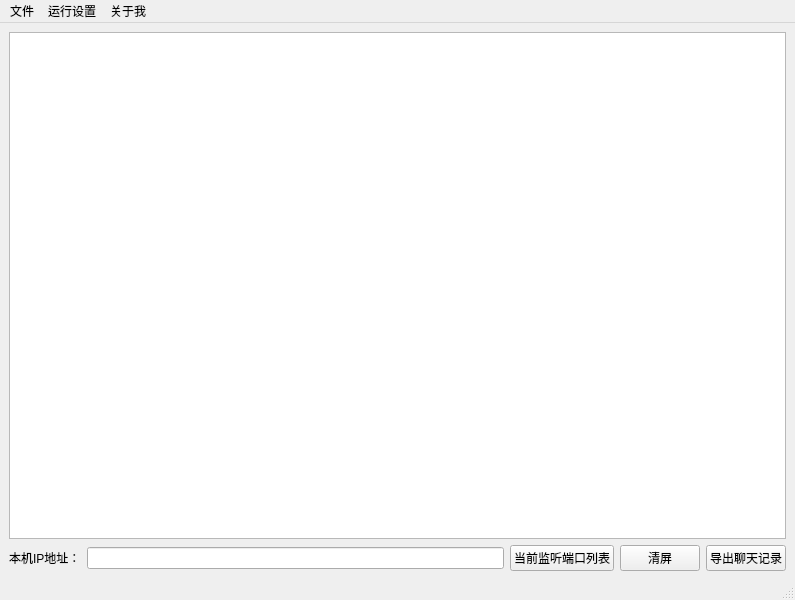
<?xml version="1.0" encoding="UTF-8"?>
<ui version="4.0">
 <class>serverWindow</class>
 <widget class="QMainWindow" name="serverWindow">
  <property name="geometry">
   <rect>
    <x>0</x>
    <y>0</y>
    <width>795</width>
    <height>600</height>
   </rect>
  </property>
  <property name="windowTitle">
   <string>服务器</string>
  </property>
  <widget class="QWidget" name="centralwidget">
   <layout class="QVBoxLayout" name="verticalLayout_3">
    <property name="bottomMargin">
     <number>4</number>
    </property>
    <item>
     <layout class="QVBoxLayout" name="verticalLayout_2">
      <item>
       <widget class="QWidget" name="widget" native="true">
        <layout class="QVBoxLayout" name="verticalLayout">
         <property name="leftMargin">
          <number>0</number>
         </property>
         <property name="topMargin">
          <number>0</number>
         </property>
         <property name="rightMargin">
          <number>0</number>
         </property>
         <property name="bottomMargin">
          <number>0</number>
         </property>
         <item>
          <widget class="QSplitter" name="splitter">
           <property name="minimumSize">
            <size>
             <width>0</width>
             <height>0</height>
            </size>
           </property>
           <property name="orientation">
            <enum>Qt::Vertical</enum>
           </property>
           <property name="childrenCollapsible">
            <bool>false</bool>
           </property>
           <widget class="QTextEdit" name="msgView">
            <property name="minimumSize">
             <size>
              <width>0</width>
              <height>400</height>
             </size>
            </property>
            <property name="baseSize">
             <size>
              <width>0</width>
              <height>400</height>
             </size>
            </property>
           </widget>
          </widget>
         </item>
        </layout>
       </widget>
      </item>
      <item>
       <widget class="QWidget" name="widget_2" native="true">
        <layout class="QHBoxLayout" name="horizontalLayout">
         <property name="leftMargin">
          <number>0</number>
         </property>
         <property name="topMargin">
          <number>0</number>
         </property>
         <property name="rightMargin">
          <number>0</number>
         </property>
         <property name="bottomMargin">
          <number>0</number>
         </property>
         <item>
          <widget class="QLabel" name="portLabel">
           <property name="text">
            <string>本机IP地址：</string>
           </property>
          </widget>
         </item>
         <item>
          <widget class="QLineEdit" name="localAddressEdit"/>
         </item>
         <item>
          <widget class="QPushButton" name="openPortListBtn">
           <property name="text">
            <string>当前监听端口列表</string>
           </property>
          </widget>
         </item>
         <item>
          <widget class="QPushButton" name="clearScreenBtn">
           <property name="text">
            <string>清屏</string>
           </property>
          </widget>
         </item>
         <item>
          <widget class="QPushButton" name="saveMsgBtn">
           <property name="text">
            <string>导出聊天记录</string>
           </property>
          </widget>
         </item>
        </layout>
       </widget>
      </item>
     </layout>
    </item>
   </layout>
  </widget>
  <widget class="QMenuBar" name="menubar">
   <property name="geometry">
    <rect>
     <x>0</x>
     <y>0</y>
     <width>795</width>
     <height>26</height>
    </rect>
   </property>
   <widget class="QMenu" name="fileMenu">
    <property name="title">
     <string>文件</string>
    </property>
    <addaction name="createNewServerAction"/>
    <addaction name="saveAsPdfAction"/>
    <addaction name="readAndStartAct"/>
    <addaction name="saveCurrentSettingAct"/>
    <addaction name="separator"/>
    <addaction name="closeAct"/>
    <addaction name="exitServerAct"/>
   </widget>
   <widget class="QMenu" name="runningSettingMenu">
    <property name="title">
     <string>运行设置</string>
    </property>
    <addaction name="allowMinimizeToTrayAct"/>
    <addaction name="allowTaryAct"/>
    <addaction name="separator"/>
    <addaction name="autoStartAct"/>
    <addaction name="separator"/>
    <addaction name="broadcastOpenAct"/>
    <addaction name="pulseEditAct"/>
   </widget>
   <widget class="QMenu" name="aboutMenu">
    <property name="title">
     <string>关于我</string>
    </property>
    <addaction name="aboutMeAct"/>
   </widget>
   <addaction name="fileMenu"/>
   <addaction name="runningSettingMenu"/>
   <addaction name="aboutMenu"/>
  </widget>
  <widget class="QStatusBar" name="conectionStatusBar">
   <property name="minimumSize">
    <size>
     <width>0</width>
     <height>25</height>
    </size>
   </property>
   <property name="maximumSize">
    <size>
     <width>16777215</width>
     <height>25</height>
    </size>
   </property>
  </widget>
  <action name="createNewServerAction">
   <property name="icon">
    <iconset resource="icon.qrc">
     <normaloff>:/images/newPort.png</normaloff>:/images/newPort.png</iconset>
   </property>
   <property name="text">
    <string>创建新的监听端口</string>
   </property>
   <property name="toolTip">
    <string>创建新的监听端口</string>
   </property>
   <property name="shortcut">
    <string>Ctrl+N</string>
   </property>
  </action>
  <action name="saveAsPdfAction">
   <property name="icon">
    <iconset resource="icon.qrc">
     <normaloff>:/images/printPDF.png</normaloff>:/images/printPDF.png</iconset>
   </property>
   <property name="text">
    <string>导出聊天记录到pdf</string>
   </property>
   <property name="shortcut">
    <string>Ctrl+S</string>
   </property>
  </action>
  <action name="closeAct">
   <property name="icon">
    <iconset resource="icon.qrc">
     <normaloff>:/images/close.png</normaloff>:/images/close.png</iconset>
   </property>
   <property name="text">
    <string>关闭服务器</string>
   </property>
   <property name="toolTip">
    <string>关闭服务器</string>
   </property>
   <property name="shortcut">
    <string>Alt+Q</string>
   </property>
  </action>
  <action name="aboutMeAct">
   <property name="icon">
    <iconset resource="icon.qrc">
     <normaloff>:/images/aboutMe.png</normaloff>:/images/aboutMe.png</iconset>
   </property>
   <property name="text">
    <string>关于Philip</string>
   </property>
   <property name="toolTip">
    <string>关于Philip</string>
   </property>
  </action>
  <action name="allowMinimizeToTrayAct">
   <property name="checkable">
    <bool>true</bool>
   </property>
   <property name="checked">
    <bool>true</bool>
   </property>
   <property name="text">
    <string>最小化到托盘图标</string>
   </property>
   <property name="toolTip">
    <string>最小化到托盘图标</string>
   </property>
  </action>
  <action name="allowTaryAct">
   <property name="checkable">
    <bool>true</bool>
   </property>
   <property name="checked">
    <bool>true</bool>
   </property>
   <property name="text">
    <string>允许托盘图标</string>
   </property>
   <property name="toolTip">
    <string>允许托盘图标</string>
   </property>
  </action>
  <action name="saveCurrentSettingAct">
   <property name="icon">
    <iconset resource="icon.qrc">
     <normaloff>:/images/saveSettings.png</normaloff>:/images/saveSettings.png</iconset>
   </property>
   <property name="text">
    <string>保存当前设置</string>
   </property>
   <property name="toolTip">
    <string>保存当前设置</string>
   </property>
   <property name="shortcut">
    <string>Ctrl+Shift+S</string>
   </property>
  </action>
  <action name="autoStartAct">
   <property name="checkable">
    <bool>true</bool>
   </property>
   <property name="checked">
    <bool>false</bool>
   </property>
   <property name="text">
    <string>程序自启动</string>
   </property>
   <property name="toolTip">
    <string>程序自启动</string>
   </property>
  </action>
  <action name="exitServerAct">
   <property name="icon">
    <iconset resource="icon.qrc">
     <normaloff>:/images/exit.png</normaloff>:/images/exit.png</iconset>
   </property>
   <property name="text">
    <string>退出服务器</string>
   </property>
   <property name="toolTip">
    <string>退出服务器</string>
   </property>
  </action>
  <action name="pulseEditAct">
   <property name="text">
    <string>设定服务器心跳时间</string>
   </property>
   <property name="toolTip">
    <string>设定服务器心跳时间</string>
   </property>
  </action>
  <action name="readAndStartAct">
   <property name="icon">
    <iconset resource="icon.qrc">
     <normaloff>:/images/open.png</normaloff>:/images/open.png</iconset>
   </property>
   <property name="text">
    <string>读取上一次设置并启动</string>
   </property>
   <property name="toolTip">
    <string>读取上一次设置并启动</string>
   </property>
   <property name="shortcut">
    <string>Ctrl+O</string>
   </property>
  </action>
  <action name="broadcastOpenAct">
   <property name="checkable">
    <bool>true</bool>
   </property>
   <property name="checked">
    <bool>true</bool>
   </property>
   <property name="text">
    <string>开启端口广播</string>
   </property>
   <property name="toolTip">
    <string>开启端口广播</string>
   </property>
  </action>
 </widget>
 <resources>
  <include location="icon.qrc"/>
 </resources>
 <connections/>
</ui>
